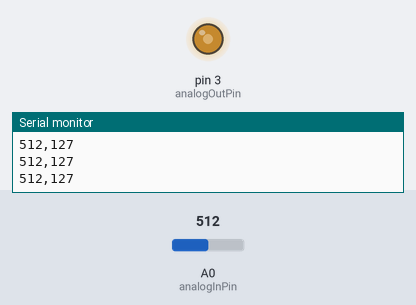
The sketch below on a simulated Arduino Uno, built with avr-gcc and run on an emulated ATmega328P. Shown: output pins drawn as LEDs (lit = HIGH), the last lines printed to the serial monitor. The test bench sets the inputs (shaded band); at power-on: A0 (analogInPin) = 512.

Above: at 1.2 s.
1.3 s: A0 (analogInPin) set to 43
At 1.7 s:
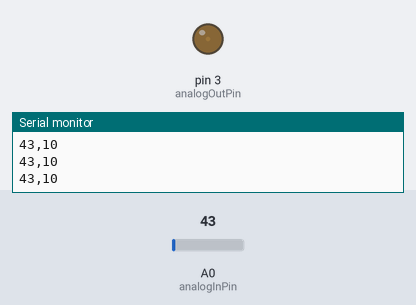
2.8 s: A0 (analogInPin) set to 35
At 4.0 s:
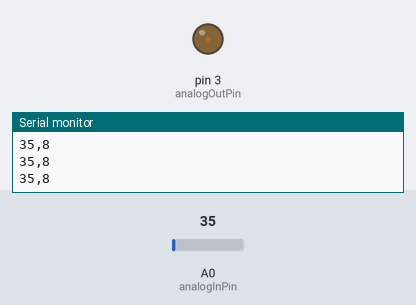
5.8 s: A0 (analogInPin) set to 0
At 6.3 s:
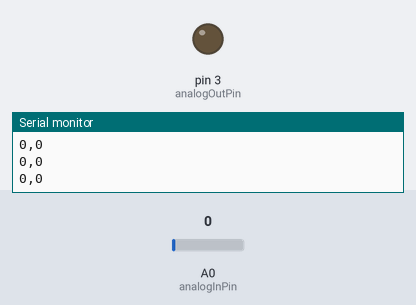
7.3 s: A0 (analogInPin) set to 716
At 8.5 s:
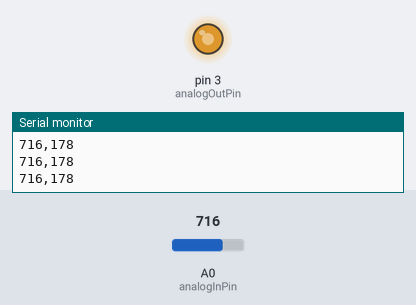
8.8 s: A0 (analogInPin) set to 900
At 10.0 s:
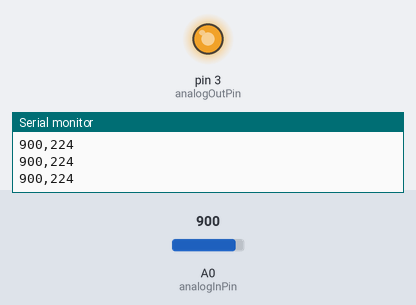
10.3 s: A0 (analogInPin) set to 511
At 11.2 s:
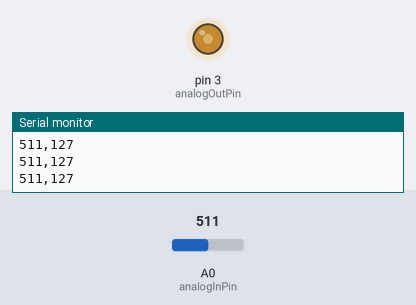
Timing chart, 0 to 12.8 s (numbered marks = the images above; inputs shaded):
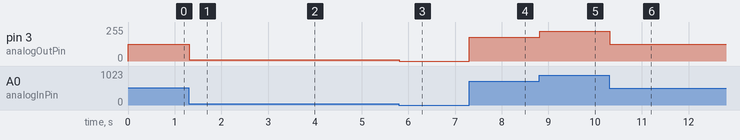

Measured:
- after the input at 1.3 s, pin 3 (analogOutPin): 127/255 → 10/255 at once
- after the input at 2.8 s, pin 3 (analogOutPin): 10/255 → 8/255 at once
- after the input at 5.8 s, pin 3 (analogOutPin): 8/255 → 0/255 at once
- after the input at 7.3 s, pin 3 (analogOutPin): 0/255 → 178/255 at once
- after the input at 8.8 s, pin 3 (analogOutPin): 178/255 → 224/255 at once
- after the input at 10.3 s, pin 3 (analogOutPin): 224/255 → 127/255 at once

The sketch:

sketch06-analog-input-output.ino
```cpp
// sketch06-analog-input-output

int analogInPin = A0; // analog input pin 0
int analogOutPin = 3; // analog output pin 3.
// Note digital pins 3, 5, 6, 9, 10 and 11 can all be used for PWM output using analogWrite()

void setup() {
  // initialize serial connection
  Serial.begin(9600);
}

void loop() {
  // read the analog input
  int analogValue = analogRead(analogInPin);
  int outputValue = map(analogValue, 0, 1023, 0, 255);

  // print analog value and mapped output value
  Serial.print(analogValue);
  Serial.print(",");
  Serial.println(outputValue);

  // write to output pin
  analogWrite(analogOutPin, outputValue);

  // wait for analog-to-digital converter to settle
  delay(2);
}
```
